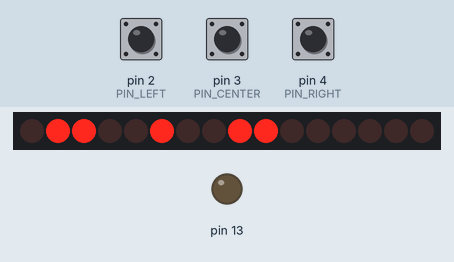
Simulated run of this sketch. Board: Arduino Uno, built with avr-gcc and run on an emulated ATmega328P. On the bench: 16 shift-register outputs drawn as a row of LEDs (first output left, lit = HIGH), output pins drawn as LEDs (lit = HIGH). Wiring (inferred from the names in the program): 2 × shift register (74HC595): data pin 11; shift clock pin 12; latch pin 9. Wiring (inferred from the signals the program sends): row of LEDs: on Q0, Q1, Q2, Q3, Q4, Q5, Q6, Q7, Q8, Q9, Q10, Q11, Q12, Q13, Q14, Q15. The inputs (shaded band) are chosen by the test bench; at power-on: pin 2 (PIN_LEFT) HIGH, pin 4 (PIN_RIGHT) HIGH, pin 3 (PIN_CENTER) HIGH. Pins used as bus, display or sensor lines are not drawn; what the sketch prints to the serial monitor is not drawn.

Above: at 1.2 s.
1.3 s: pin 2 (PIN_LEFT) pulled LOW for 1 s
At 2.5 s:
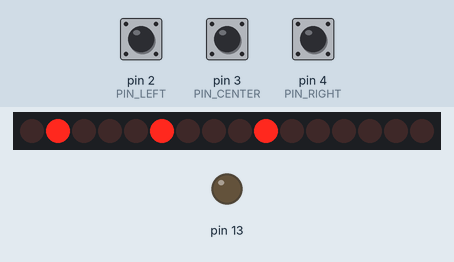
2.9 s: pin 4 (PIN_RIGHT) pulled LOW for 0.15 s
At 3.7 s:
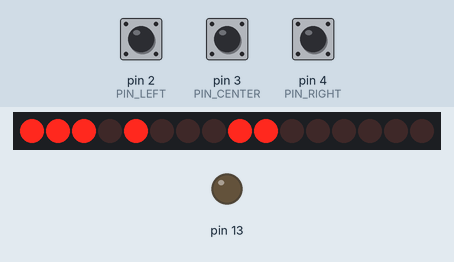
4.7 s: pin 3 (PIN_CENTER) pulled LOW for 0.15 s
At 5.38 s:
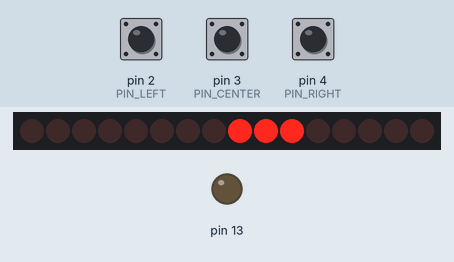
5.4 s: pin 2 (PIN_LEFT) pulled LOW for 0.15 s
At 5.79 s:
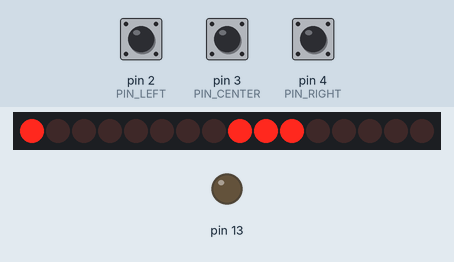
6.1 s: pin 2 (PIN_LEFT) pulled LOW for 3.2 s
At 6.55 s:
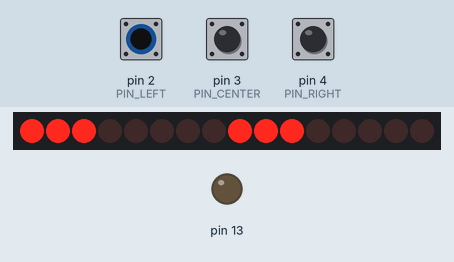
9.9 s: pin 3 (PIN_CENTER) pulled LOW for 1 s
At 10.36 s:
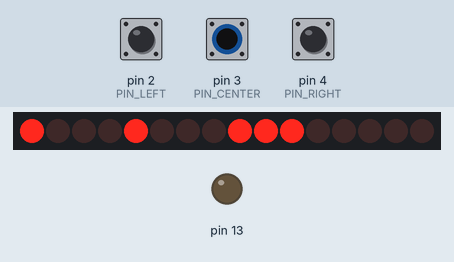
Timing chart, 0 to 12.5 s (numbered marks = the images above; inputs shaded):
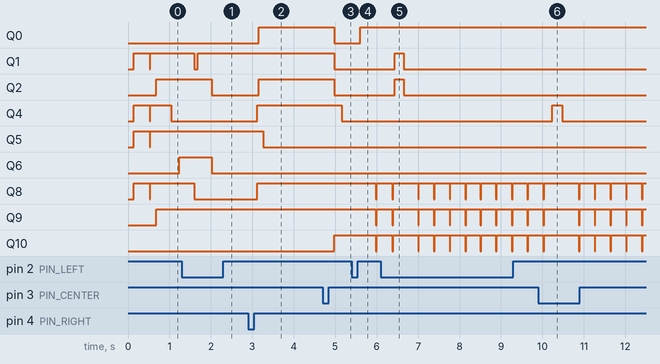

Measured:
- after the input at 4.7 s, Q0–2: HIGH → LOW after 0.28 s; Q4: HIGH → LOW after 0.46 s; Q10: LOW → HIGH after 0.28 s

The sketch:

FootSwitch.ino
```cpp
#include "FootSwitch.h"
#include "LED_RGB.h"
#include "Switch.h"
#include "Preset.h"

uint8_t  event;
long     timer, intro_t;
bool     initialize;

LED_RGB  led1(LED_LEFT);
LED_RGB  led2(LED_CENTER);
LED_RGB  led3(LED_RIGHT);

Switch   lsw(PIN_LEFT);
Switch   csw(PIN_CENTER);
Switch   rsw(PIN_RIGHT);

Preset   preset;
Snapshot *snap_p;

void jumpTo(uint8_t newEvent) {
  event      = newEvent;
  initialize = false;
}

void setup() {
  Serial.begin(31250);
  /*Serial.begin(115200);*/
  LED_RGB::init(PIN_LATCH, PIN_CLOCK, PIN_DATA);
  event      = 0;
  initialize = false;
  timer      = 0;
  intro_t    = 0;

  // BOARD LED
  pinMode(13,         OUTPUT);

  // FOOT SWITCHES
  pinMode(PIN_LEFT,   INPUT_PULLUP);
  pinMode(PIN_CENTER, INPUT_PULLUP);
  pinMode(PIN_RIGHT,  INPUT_PULLUP);

  // Shift Registers
  pinMode(PIN_LATCH, OUTPUT);
  pinMode(PIN_CLOCK, OUTPUT);
  pinMode(PIN_DATA,  OUTPUT);
}

void loop() {
  // Sets current time for loop
  timer = millis();

  LED_RGB::loop();
  led1.run();
  led2.run();
  led3.run();

  lsw.loop(timer);
  csw.loop(timer);
  rsw.loop(timer);

  snap_p = preset.getSnapshot();

  switch(event) {
    case MENU_INTRO:
      if (!initialize) {
        led1.showoff(2);
        led2.showoff(1);
        led3.showoff(0);
        initialize = true;
      } else {
        if (lsw.isLongPressed || csw.isLongPressed || rsw.isLongPressed) {
          sendMidi(MIDI_CC, FS_MODE, FS_MODE_STOMP);

          preset.setPreset(1);
          preset.setPreset(0);

          led1.set(0,255,0, 1000);
          led2.set(0,255,0, 1000);
          led3.set(0,255,0, 1000);

          jumpTo(MENU_OUTRO);
        }
      }
      break;

    case MENU_OUTRO:
      if (!initialize) {
        intro_t    = timer;
        initialize = true;
      } else {
        if (timer >= intro_t+1300) {
          led1.set(0,  0,  0,  1000);
          led2.set(0,  0,  0,  1000);
          led3.set(50, 50, 50, 1000);

          intro_t = timer;
          jumpTo(MENU_MAIN);
        }
      }
      break;

    case MENU_MAIN:
      if (!initialize && timer >= intro_t+1000) {
        led1.set(snap_p->fs4.get() ? 255 : 0,  0,  0,  200);
        led2.set(snap_p->fs5.get() ? 255 : 0,  0,  0,  200);
        led3.set(                          50, 50, 50, 200);
        initialize = true;
      } else {
        if (lsw.isPressed) {
          snap_p->fs4.toggle();
          led1.set(snap_p->fs4.get() ? 255 : 0,0,0, 50);
        }
        if (csw.isPressed) {
          snap_p->fs5.toggle();
          led2.set(snap_p->fs5.get() ? 255 : 0,0,0, 50);
        }
        if (rsw.isPressed) jumpTo(MENU_SUB);

        if (lsw.isLongPressed) {
          // Talkback on/off
          sendMidi(MIDI_NOTE_ON, 0, 127);
          led1.set(255,255,255,0);
          initialize = false;
        }
        if (csw.isLongPressed) {
          // Record On
          sendMidi(MIDI_NOTE_ON, 1, 127);
          if (snap_p->fs5.get()) {
            led2.blink(2, 50);
          }
          else {
            led2.set(255,0,0,0);
            initialize = false;
          }
        }
        if (rsw.isLongPressed) {
          // Stop All
          sendMidi(MIDI_NOTE_ON, 2, 127);
          led3.blink(2, 50);
        }
      }
      break;

    case MENU_SUB:
      if (!initialize) {
        led1.set(50,  50,  50, 200);
        led3.set(255, 135, 0,  200);
        if (preset.presetNum > 60) {
          led2.set(50,0,0, 200);
        }
        else {
          led2.set(255,20,0, 200);
        }
        initialize = true;
      }
      else {
        if (lsw.isPressed) jumpTo(MENU_SUB_2);
        if (preset.presetNum <= 60) {
          if (csw.isPressed) {
            // Start/Stop Metronome
            sendMidi(MIDI_NOTE_ON, (preset.presetNum*2)+4, 127);
            /*doesnt show up anyway because of the jumpTo*/
            /*led2.blink(2, 50);*/
            jumpTo(MENU_MAIN);
          }
        }
        if (rsw.isPressed) jumpTo(MENU_CHANGE_PRESET);

        /*if (lsw.isLongPressed) {}*/
        /*if (csw.isLongPressed) {}*/
        if (rsw.isLongPressed) jumpTo(MENU_MAIN);
      }
      break;

    case MENU_SUB_2:
      if (!initialize) {
        if (preset.presetNum > 60) {
          led1.set(50,0,0, 200);
        }
        else {
          led1.set(255,20,0, 200);
        }
        led2.set(255, 0, 0,   200);
        led3.set(255, 0, 255, 200);
        initialize = true;
      }
      else {
        if (preset.presetNum <= 60) {
          if (lsw.isPressed) {
            // Start/Stop Back Tracks
            sendMidi(MIDI_NOTE_ON, (preset.presetNum*2)+5, 127);
            /*led1.blink(2, 50);*/
            jumpTo(MENU_MAIN);
          }
        }
        if (csw.isPressed) {
          // Record Stop
          sendMidi(MIDI_NOTE_ON, 3, 127);
          /*led2.blink(2, 50);*/
          jumpTo(MENU_MAIN);
        }
        if (rsw.isPressed) jumpTo(MENU_RESET);

        /*if (lsw.isLongPressed) {}*/
        /*if (csw.isLongPressed) {}*/
        if (rsw.isLongPressed) jumpTo(MENU_MAIN);
      }
      break;

    case MENU_RESET:
      if (!initialize) {
        led1.set(255, 0,255, 200);
        led2.set(255,20,  0, 200);
        led3.set(  0, 0,  0, 200);
        initialize = true;
      } else {
        if (lsw.isPressed) {
          jumpTo(MENU_INTRO);
        }
        if (csw.isPressed) {
          jumpTo(MENU_MIDI_ONLY);
        }
        if (rsw.isLongPressed) {
          jumpTo(MENU_MAIN);
        }
      }
      break;

    case MENU_CHANGE_PRESET:
      if (!initialize) {
        led1.set(255,135,0, 200);
        led2.set(  0,  0,0, 200);
        led3.set(255,135,0, 200);
        initialize = true;
      }
      else {
        if (lsw.isPressed) {
          preset.prevPreset();
          led1.blink(2, 50);
        }
        if (csw.isPressed) {
          jumpTo(MENU_MAIN);
        }
        if (rsw.isPressed) {
          preset.nextPreset();
          led3.blink(2, 50);
        }

        if (lsw.isLongPressed) {
          preset.setPreset(preset.presetNum > 20 ? preset.presetNum-20 : 0);
          led1.blink(2, 100);
        }
        if (csw.isLongPressed) {
          preset.setPreset(0);
          led1.blink(2, 100);
          led3.blink(2, 100);
        }
        if (rsw.isLongPressed) {
          preset.setPreset(preset.presetNum < 105 ? preset.presetNum+20 : 125);
          led3.blink(2, 100);
        }
      }
      break;

    case MENU_MIDI_ONLY:
      if (!initialize) {
        led1.set(255,20,0, 200);
        led2.set(255,20,0, 200);
        led3.set(255,20,0, 200);
        initialize = true;
      }
      else {
        if (lsw.isPressed) {
          sendMidi(MIDI_CC, 1, 127);
          sendMidi(MIDI_CC, 1, 0);
          led1.blink(2, 50);
        }
        if (csw.isPressed) {
          sendMidi(MIDI_CC, 2, 127);
          sendMidi(MIDI_CC, 2, 0);
          led2.blink(2, 50);
        }
        if (rsw.isPressed) {
          sendMidi(MIDI_CC, 3, 127);
          sendMidi(MIDI_CC, 3, 0);
          led3.blink(2, 50);
        }

        if (lsw.isLongPressed) {
          sendMidi(MIDI_CC, 4, 127);
          sendMidi(MIDI_CC, 4, 0);
          led1.blink(2, 100);
        }
        if (csw.isLongPressed) {
          sendMidi(MIDI_CC, 5, 127);
          sendMidi(MIDI_CC, 5, 0);
          led2.blink(2, 100);
        }
        if (rsw.isLongPressed) {
          jumpTo(MENU_RESET);
        }
      }
      break;

    default:
      jumpTo(MENU_INTRO);
      break;
  };
}
```

FootSwitch.h
```cpp
#ifndef FOOT_SWITCH_2_H
#define FOOT_SWITCH_2_H

#define MENU_INTRO           0
#define MENU_OUTRO           1
#define MENU_MAIN            2
#define MENU_SUB             3
#define MENU_CHANGE_PRESET   4
#define MENU_SUB_2           5
#define MENU_RESET           6
#define MENU_MIDI_ONLY       7

#endif
```

LED_RGB.cpp
```cpp
#include "LED_RGB.h"

LED_RGB::LED_RGB(uint8_t _start_bit) {
  start_bit = _start_bit;
  frame     = 0;
}

void LED_RGB::run() {
  for (int i=0; i<3; i++) {
    if (frame < rgb.c[i]->getFrames()) {
      SET_BIT(bits, start_bit+i, 1);
    }
    else {
      SET_BIT(bits, start_bit+i, 0);
    }
  }

  rgb.run();

  if (frame<LED_FREQ-1) frame++;
  else                  frame = 0;
}

void LED_RGB::set(uint8_t r, uint8_t g, uint8_t b, unsigned long time) {
  rgb.set(r,g,b,time);
}

bool LED_RGB::isComplete() {
  if (rgb.isComplete())
    return true;
  return false;
}

void LED_RGB::blink(uint8_t times, unsigned long delay) {
  rgb.blink(times, delay);
}

void LED_RGB::showoff(uint8_t start) { rgb.showoff(start); }


// -- Static --
long    LED_RGB::bits  = 0;
uint8_t LED_RGB::latch = PIN_LATCH;
uint8_t LED_RGB::clock = PIN_CLOCK;
uint8_t LED_RGB::data  = PIN_DATA;

void LED_RGB::init(uint8_t _latch, uint8_t _clock, uint8_t _data) {
  latch = _latch;
  clock = _clock;
  data  = _data;
}

void LED_RGB::loop() {
  digitalWrite(latch, LOW);
  shiftOut(data, clock, MSBFIRST, bits >> 8);
  shiftOut(data, clock, MSBFIRST, bits &  0xFF);
  digitalWrite(latch, HIGH);
}
// -- End Static --
```

LED_RGB.h
```cpp
#include <Arduino.h>

#ifndef LED_RGB_H
#define LED_RGB_H

#define PIN_LATCH   9
#define PIN_CLOCK  12
#define PIN_DATA   11

#define LED_LEFT    0
#define LED_CENTER  4
#define LED_RIGHT   8

#define LED_FREQ   35

#define CHECK_BIT(var,pos)   ((var) &  (1<<(pos)))
#define TOGGLE_BIT(var,pos)  ((var) ^= (1<<(pos)))
#define SET_BIT(var,pos,val) ((var) = (((var) & ~(1<<(pos))) | ((val)<<(pos))))

typedef uint8_t RGB[3];

struct Color {
  unsigned long iter    = 0;
  unsigned long iters   = 0;
  uint8_t       points  = 1;
  uint8_t       target  = 0;
  uint8_t       actual  = 0;

  void run() {
    if (iter >= iters) {
      if      (target >= actual+points) actual += points;
      else if (target <= actual-points) actual -= points;
      else    actual = target;

      iter = 0;
    }
    else {
      iter++;
    }
  }

  unsigned long getFrames() {
    return (LED_FREQ*actual)/0xFF;
  }

  void set(uint8_t value, unsigned long time) {
    unsigned long difference;

    //iter   = 0;
    target = value;

    if (value > actual)
      difference = value - actual;
    else
      difference = actual - value;

    if (difference > time) {
      iters  = 1;
      points = (uint8_t)(difference/time);
    }
    else if (time > difference) {
      points = 1;
      iters  = (uint8_t)(time/difference);
    }
    else {
      points = 1;
      iters  = 1;
    }
  }
};

struct Rgb {
  Color red, green, blue;
  Color         *c[3]        = {&red, &green, &blue};
  uint8_t       backup[3]    = {0,0,0};
  uint8_t       times        = 2;
  uint8_t       times_c      = 0;
  uint8_t       showoffEvent = 0;
  bool          isBlink      = false;
  bool          isShowoff    = false;
  bool          pong         = false;
  unsigned long delay        = 200;

  void set(uint8_t r, uint8_t g, uint8_t b, unsigned long time) {
    isBlink   = false;
    isShowoff = false;

    red.set(r,time);
    green.set(g,time);
    blue.set(b,time);

    backup[0] = r;
    backup[1] = g;
    backup[2] = b;
  }

  void blink(uint8_t _times, unsigned long _delay) {
    isBlink = true;
    delay   = _delay;
    times   = _times;
  }

  void showoff(uint8_t start) {
    if ((start <= 5) && (start > 0))
      showoffEvent = start;
    isShowoff = true;
  }

  bool isComplete() {
    if ((red.target   == red.actual)   &
        (green.target == green.actual) &
        (blue.target  == blue.actual))
      return true;
    return false;
  }

  void run() {
    red.run();
    green.run();
    blue.run();

    if (isBlink) {
      if (!pong) {
        if (isComplete()) {
          red.set(0, delay);
          green.set(0, delay);
          blue.set(0, delay);
          pong = true;
        }
      }
      else {
        if (isComplete()) {
          red.set(backup[0], delay);
          green.set(backup[1], delay);
          blue.set(backup[2], delay);
          pong = false;
          times_c++;
          if (times_c >= times) {
            isBlink = false;
            times_c = 0;
          }
        }
      }
    }
    else if (isShowoff) {
      switch(showoffEvent) {
        case 0:
          if (isComplete()) {
            red.set(100, 1000);
            green.set(0, 1000);
            blue.set(0, 1000);
            showoffEvent = 1;
          }
          break;

        case 1:
          if (isComplete()) {
            red.set(100, 1000);
            green.set(100, 1000);
            blue.set(0, 1000);
            showoffEvent = 2;
          }
          break;

        case 2:
          if (isComplete()) {
            red.set(0, 1000);
            green.set(100, 1000);
            blue.set(0, 1000);
            showoffEvent = 3;
          }
          break;

        case 3:
          if (isComplete()) {
            red.set(0, 1000);
            green.set(100, 1000);
            blue.set(100, 1000);
            showoffEvent = 4;
          }
          break;

        case 4:
          if (isComplete()) {
            red.set(0, 1000);
            green.set(0, 1000);
            blue.set(100, 1000);
            showoffEvent = 5;
          }
          break;

        case 5:
          if (isComplete()) {
            red.set(100, 1000);
            green.set(0, 1000);
            blue.set(100, 1000);
            showoffEvent = 0;
          }
          break;
      }
    }
    else {
      pong = false;
    }
  }
};

class LED_RGB {
  static long    bits;
  static uint8_t latch, clock, data;

  uint8_t start_bit, frame;
  Rgb     rgb;

  public:
    static void init(uint8_t, uint8_t, uint8_t);
    static void loop();

    LED_RGB(uint8_t);
    void run();
    void set(uint8_t, uint8_t, uint8_t, unsigned long);
    bool isComplete();
    void blink(uint8_t, unsigned long);
    void showoff(uint8_t);
};

#endif
```

Preset.h
```cpp
#ifndef PRESET_H
#define PRESET_H

#define MIDI_CC        0xB0
#define MIDI_PC        0xC0
#define MIDI_NOTE_OFF  0x80
#define MIDI_NOTE_ON   0x90
#define MIDI_NOTE_SNAP   69

#define MIDI_NOTE_FS4    52
#define MIDI_NOTE_FS5    53
#define MIDI_NOTE_FS6    48

#define FS_MODE          71
#define FS_MODE_SCROLL    1
#define FS_MODE_STOMP     0

void sendMidi(uint8_t command, uint8_t note, uint8_t velocity) {
  //Serial.write("|SENDMIDI|");
  Serial.write(command);
  Serial.write(note);
  Serial.write(velocity);
}

struct FXStomp {
  uint8_t note = 0;
  bool    isOn = false;

  FXStomp(uint8_t note) {
    this->note = note;
  }

  void send() {
    //Serial.write("|FXSTOMP|");
    Serial.write(MIDI_CC);
    Serial.write(note);
    Serial.write(isOn ? 127 : 0);
  }

  void toggle() {
    if (isOn) set(false);
    else      set(true);
    send();
  }

  void set(bool state) { isOn = state; }
  bool get()           { return isOn;  }
};

struct Snapshot {
  FXStomp fs4 = FXStomp(MIDI_NOTE_FS4);
  FXStomp fs5 = FXStomp(MIDI_NOTE_FS5);
  FXStomp fs6 = FXStomp(MIDI_NOTE_FS6);

  void reset() {
    fs4.set(false);
    fs5.set(false);
    fs6.set(false);
  }
};

struct Preset {
  uint8_t  presetNum = 0, snapshotNum = 0;
  Snapshot snapshots[3];

  void sendPreset() {
    //Serial.write("|SENDPRESET|");
    Serial.write(MIDI_PC);
    Serial.write(presetNum);
    resetSnapshots();
  }
  void setPreset(uint8_t newPreset) {
    presetNum = newPreset;
    sendPreset();
  }
  void nextPreset() {
    if (presetNum < 125) presetNum += 1;
    else                 presetNum  = 0;
    sendPreset();
  }
  void prevPreset() {
    if (presetNum > 0) presetNum -= 1;
    else               presetNum  = 125;
    sendPreset();
  }

  void sendSnapshot() {
    //Serial.write("|SENDSNAPSHOT|");
    Serial.write(MIDI_CC);
    Serial.write(MIDI_NOTE_SNAP);
    Serial.write(snapshotNum);
  }
  void setSnapshot(uint8_t newSnapshot) {
    snapshotNum = newSnapshot;
    sendSnapshot();
  }
  Snapshot* getSnapshot() {
    return &snapshots[snapshotNum];
  }
  void resetSnapshots() {
    for (int i=0; i<3; i++) {
      snapshots[i].reset();
    }
    snapshotNum = 0;
  }

  void send() {
    sendPreset();
    sendSnapshot();
  }
};

#endif
```

Switch.h
```cpp
#ifndef SWITCH_H
#define SWITCH_H

#include <Arduino.h>

#define DEBOUNCE_TIME        100
#define LONG_PRESS_TIME      300

#define PIN_LEFT               2
#define PIN_CENTER             3
#define PIN_RIGHT              4

#define LISTENING              0
#define DEBOUNCE               1
#define BTN_CALC               2
#define BTN_PRESS              3
#define BTN_LONG_PRESS         4
#define BTN_LONG_PRESS_RESET   5

struct Switch {
  uint8_t pin             = 0;
  uint8_t e               = 0;        // Event
  long    last_hw_press_t = 0;        // Timer
  bool    isPressed       = false;
  bool    isLongPressed   = false;
  bool    initialize      = false;

  Switch(uint8_t pin) {
    this->pin = pin;
  }

  void loop(long timer) {
    switch(e) {
      case LISTENING:
        isPressed     = false;
        isLongPressed = false;

        if (!initialize) {
          last_hw_press_t = timer;
          initialize      = true;
        } else {
          if (timer >= last_hw_press_t+DEBOUNCE_TIME) {
            if (!digitalRead(pin)) {
              last_hw_press_t = timer;
              e               = DEBOUNCE;
            }
          }
        }
        break;

      case DEBOUNCE:
        if (timer >= last_hw_press_t+DEBOUNCE_TIME) e = BTN_CALC;
        break;

      case BTN_CALC:
        if (!digitalRead(pin)) {
          if (timer >= last_hw_press_t+LONG_PRESS_TIME) e = BTN_LONG_PRESS;
        } else {
          e = BTN_PRESS;
        }
        break;

      case BTN_PRESS:
        isPressed  = true;
        e          = LISTENING;
        initialize = false;
        break;

      case BTN_LONG_PRESS:
        isLongPressed = true;
        e             = BTN_LONG_PRESS_RESET;
        break;

      case BTN_LONG_PRESS_RESET:
        isLongPressed = false;
        if (digitalRead(pin)) {
          e          = LISTENING;
          initialize = false;
        }
        break;

      default:
        e          = LISTENING;
        initialize = false;
        break;
    }
  }
};

#endif
```
